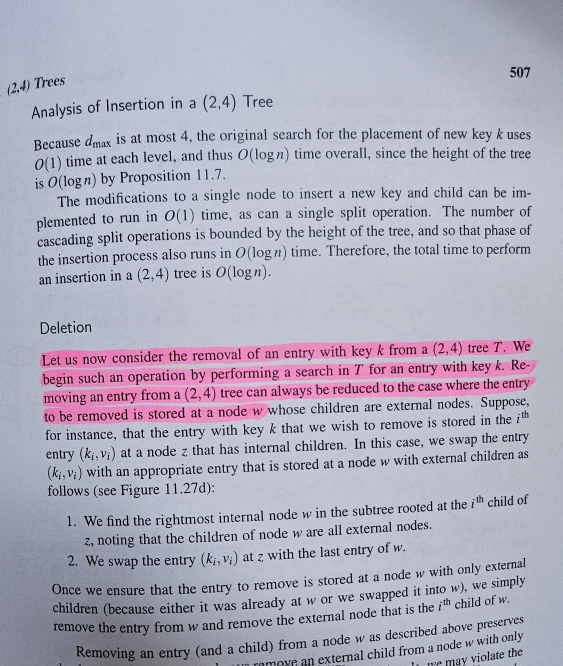
#> input picture input/pink.jpeg, 1126 x 1331 px (shown at 1/2 size)
$ python main.py input/pink.jpeg   (older library calls are emulated)
#> lines starting #> are read from the running program, lines starting #| are printed output that depends on the picture; after the words box and inside, x2 and y2 are one past the last pixel; in counts of white or black regions, pixels touching at a corner belong together
#> in main, img_orig is the input picture: shape (1331, 1126, 3); mean B, G, R 188.7, 171.7, 173.9
# TODO
# convert HEIC to JPG: https://stackoverflow.com/questions/54395735/how-to-work-with-heic-image-file-types-in-python

# Links
# pytesseract: https://github.com/madmaze/pytesseract
# config option: https://stackoverflow.com/questions/44619077/pytesseract-ocr-multiple-config-options
# contour detection: https://learnopencv.com/contour-detection-using-opencv-python-c/
# contour detecion: https://stackoverflow.com/questions/57258173/opencv-join-contours-when-rectangle-overlaps-another-rect
# contour shapes and area: https://docs.opencv.org/3.4/dd/d49/tutorial_py_contour_features.html
# https://stackoverflow.com/questions/55587820/how-to-get-the-only-min-area-rectangle-on-a-multiple-contours-image-with-cv2-min
# https://stackoverflow.com/questions/56829193/identifying-multiple-rectangles-and-draw-bounding-box-around-them-using-opencv
# https://michhar.github.io/masks_to_polygons_and_back/
# https://stackoverflow.com/questions/57282935/how-to-detect-area-of-pixels-with-the-same-color-using-opencv
# https://stackoverflow.com/questions/48477130/find-area-of-overlapping-rectangles-in-python-cv2-with-a-raw-list-of-points
# https://stackoverflow.com/questions/15424852/region-of-interest-opencv-python
# https://stackoverflow.com/questions/16538774/dealing-with-contours-and-bounding-rectangle-in-opencv-2-4-python-2-7
# https://stackoverflow.com/questions/43111029/how-to-find-the-average-colour-of-an-image-in-python-with-opencv
# https://www.freedomvc.com/index.php/2021/07/05/contours-and-hierarchy/
# https://www.pyimagesearch.com/2014/05/19/building-pokedex-python-comparing-shape-descriptors-opencv/
# https://stackoverflow.com/a/54734716/1967693
# https://docs.opencv.org/4.x/d9/d8b/tutorial_py_contours_hierarchy.html
# https://answers.opencv.org/question/25912/split-contours-into-many-small-rectangles/
# https://stackoverflow.com/questions/69214202/using-pytesseract-to-get-text-from-an-image
# https://stackoverflow.com/questions/60110313/opencv-thresholding-adaptive-to-different-lightning-conditions
# https://www.pyimagesearch.com/2021/05/12/adaptive-thresholding-with-opencv-cv2-adaptivethreshold/
# https://stackoverflow.com/questions/68107172/opencv-output-of-adaptive-threshold
# https://stackoverflow.com/questions/61461520/does-anyone-knows-the-meaning-of-output-of-image-to-data-image-to-osd-methods-o
# https://medium.com/geekculture/tesseract-ocr-understanding-the-contents-of-documents-beyond-their-text-a98704b7c655
# https://www.opcito.com/blogs/extracting-text-from-images-with-tesseract-ocr-opencv-and-python
# https://tesseract-ocr.github.io/tessdoc/ImproveQuality.html
# https://cvexplained.wordpress.com/2020/04/28/color-detection-hsv/
# https://realpython.com/python-opencv-color-spaces/
# https://medium.com/globant/maneuvering-color-mask-into-object-detection-fce61bf891d1
import pprint
import pytesseract
from pytesseract import Output
import cv2
import numpy as np
from collections import namedtuple
import re
from matplotlib import pyplot as plt

Rectangle = namedtuple('Rectangle', ['xmin', 'ymin', 'xmax', 'ymax'])
# Word = namedtuple('Word', ['level', 'page_num',
#                   'block_num', 'par_num', 'line_num', 'word_num', 'top', 'left', 'width', 'height', 'conf', 'text'])

# https://stackoverflow.com/questions/27152904/calculate-overlapped-area-between-two-rectangles


# Set path to Tesseract executable
pytesseract.pytesseract.tesseract_cmd = r'C:\Program Files\Tesseract-OCR\tesseract.exe'

class Levels:
    PAGE = 1
    BLOCK = 2
    PARAGRAPH = 3
    LINE = 4
    WORD = 5


# [12 lines left out: functions intersect_area, normalize_images, not called in this run]


def threshold_image(img_src):
    """Grayscale image and apply Otsu's threshold"""
    # Grayscale
    img_gray = cv2.cvtColor(img_src, cv2.COLOR_BGR2GRAY)
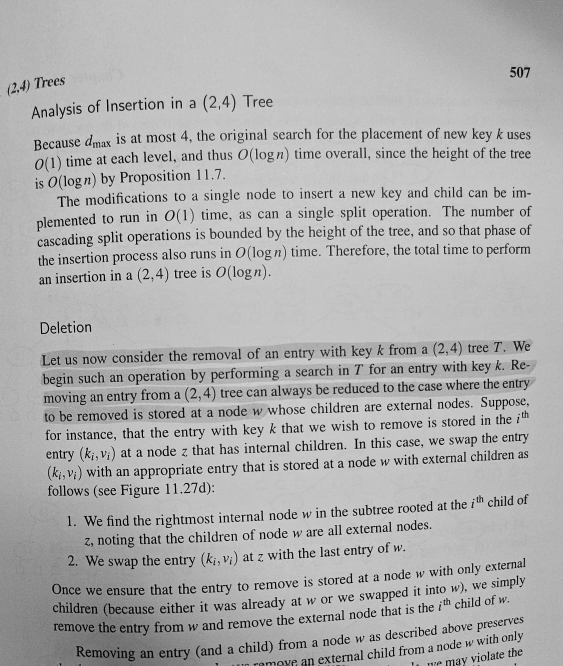
#> img_gray: shape (1331, 1126) (shown at 1/2 size); min 0, max 251, mean 174.4
    # Binarisation and Otsu's threshold
    _, img_thresh = cv2.threshold(
        img_gray, 0, 255, cv2.THRESH_BINARY + cv2.THRESH_OTSU)
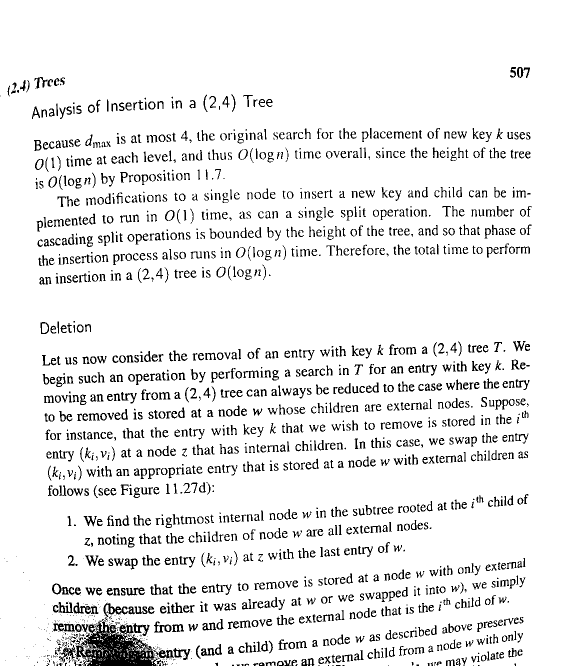
#> img_thresh: shape (1331, 1126) (shown at 1/2 size); 91.9% white; black in thin lines or dots, all inside (x1, y1, x2, y2) = (0, 134, 1063, 1331)

    return img_thresh, img_gray


# [262 lines left out: functions mask_image, apply_mask, denoise_image, draw_word_boundings, draw_contour_boundings, draw_contour_rectangles and 5 more, not called in this run]


def image_to_data(img_src):
    return pytesseract.image_to_data(
        img_src, lang='eng', config='--psm 6', output_type=Output.DICT)


def image_to_string(img_src):
    return pytesseract.image_to_string(
        img_src, lang='eng', config='--psm 6')

# [63 lines left out: function detect_highlights, not called in this run]


def main(args):
    img_input = str(args.img_input)

    # Load image
    img_orig = cv2.imread(img_input)

    # Grayscale and apply Otsu's threshold
    img_thresh, img_gray = threshold_image(img_orig)

    # get ocr data
    data_ocr = image_to_data(img_thresh)

    # yellow highlight colour range
    # hsv_lower = [22, 30, 30]
    # hsv_upper = [45, 255, 255]

    # # Color segmentation
    # img_mask, img_hsv = mask_image(
    #     img_orig, hsv_lower, hsv_upper)

    # # Noise reduction
    # img_mask_denoised = denoise_image(
    #     img_mask)

    img_mask_denoised = detect_highlights(img_orig)

    img_mask = img_mask_denoised

    img_hsv = cv2.cvtColor(img_orig, cv2.COLOR_BGR2HSV)

    # Apply mask on original image
    img_orig_masked = apply_mask(img_orig, img_mask=img_mask_denoised)

    # Apply mask on thresholded image
    img_thresh_masked = apply_mask(img_thresh, img_mask=img_mask_denoised)

    data_ocr = find_highlighted_words(
        img_mask_denoised, data_ocr, threshold_percentage=25)

    # Draw contour boundings and bounding boxes
    img_orig_bounding_contour, img_orig_bounding_box = draw_contour_boundings(img_orig, img_mask=img_mask_denoised)

    # Draw word boundings for highlighted words
    img_thresh_word_boundings = draw_word_boundings(img_thresh, data_ocr, highlighted_words=True)
    img_mask_word_boundings = draw_word_boundings(img_mask_denoised, data_ocr, highlighted_words=True)
    img_orig_word_boundings = draw_word_boundings(img_orig, data_ocr, highlighted_words=True)

    # draw all ocr rect
    img_orig_all_ocr = draw_word_boundings(img_orig.copy(), data_ocr)
    img_thresh_all_ocr = draw_word_boundings(img_thresh.copy(), data_ocr)

    img_orig_rects = draw_contour_rectangles(
        img_mask, img_orig.copy())

    img_orig_ocr = mark_highlighted_words(
        img_orig.copy(), data_ocr)


    string_ocr = pytesseract.image_to_string(
        img_thresh, lang='eng', config='--psm 6')

    print("\n\n")
    print(string_ocr)
    print("\n\n")

    str_highlight = words_to_string(data_ocr)
    print("\n\n")
    print(str_highlight)
    print("\n\n")

    # stack images
    # img_thresholding = np.concatenate(normalize_images(
    #     (
    #         img_orig,
    #         img_gray,
    #         img_thresh,
    #     )), axis=1)

    # img_contour_row = np.concatenate(normalize_images(
    #     (
    #         img_mask,
    #         img_orig_rects,
    #         img_orig_ocr,
    #         # img_orig_ocr,
    #         # img_orig_ocr
    #         # img_mask_contour_filled3,
    #         # img_mask_highlight3,
    #     )), axis=1)

    # img_grid = np.concatenate((img_ocr_row, img_contour_row), axis=0)

    height, width = img_orig.shape[:2]
    img_orig_all_text = np.zeros([height,width,3],dtype=np.uint8)
    img_orig_all_text.fill(255)
    string_ocr = string_ocr.replace("‘", "'")
    string_ocr = string_ocr.replace("’", "'")
    draw_text(img_orig_all_text, text=string_ocr, color=(0,0,0), outline_color=None, uv_top_left=(100,100), fontScale=1.5,thickness=2)

    img_orig_highlighted_text = np.zeros([height,width,3],dtype=np.uint8)
    img_orig_highlighted_text.fill(255)
    # string_ocr = string_ocr.replace("‘", "'")
    # string_ocr = string_ocr.replace("’", "'")
    draw_text(img_orig_highlighted_text, text=str_highlight, color=(0,0,0), outline_color=None, uv_top_left=(100,500), fontScale=1.5,thickness=2)


    img_thresholding = np.concatenate(normalize_images(
        (
            img_orig,
            img_gray,
            img_thresh,
        )), axis=1)

    # draw white line between images
    img_thresholding = draw_separation_lines(img_thresholding, images=3)
    cv2.imshow('thresholding', img_thresholding)
    cv2.imwrite("output/thresholding.png", img_thresholding)
    cv2.waitKey(0)

    img_extract_all = np.concatenate(normalize_images(
        (
            img_orig_all_ocr,
            img_orig_all_text,
        )), axis=1)

    img_extract_all = draw_separation_lines(img_extract_all, images=2)
    cv2.imshow('extract_all', img_extract_all)
    cv2.imwrite("output/extract_all.png", img_extract_all)
    cv2.waitKey(0)

    img_color_segmentation = np.concatenate(normalize_images(
        (
            img_orig,
            img_hsv,
            img_mask,

        )), axis=1)

    img_color_segmentation = draw_separation_lines(img_color_segmentation, images=3)
    cv2.imshow('img_color_segmentation', img_color_segmentation)
    cv2.imwrite("output/img_color_segmentation.png", img_color_segmentation)
    cv2.waitKey(0)

    img_noise_reduction = np.concatenate(normalize_images(
    (
        img_mask,
        img_mask_denoised

    )), axis=1)

    img_noise_reduction = draw_separation_lines(img_noise_reduction, images=2)
    cv2.imshow('img_noise_reduction', img_noise_reduction)
    cv2.imwrite("output/img_noise_reduction.png", img_noise_reduction)
    cv2.waitKey(0)

    img_orig_and_mask = np.concatenate(normalize_images(
    (
        img_orig_masked,
        img_thresh_masked

    )), axis=1)

    img_orig_and_mask = draw_separation_lines(img_orig_and_mask, images=2)
    cv2.imshow('img_orig_and_mask', img_orig_and_mask)
    cv2.imwrite("output/img_orig_and_mask.png", img_orig_and_mask)
    cv2.waitKey(0)

    img_contour_and_bounding = np.concatenate(normalize_images(
    (
        img_orig_bounding_contour,
        img_orig_bounding_box,

    )), axis=1)

    img_contour_and_bounding = draw_separation_lines(img_contour_and_bounding, images=2)
    cv2.imshow('img_contour_and_bounding', img_contour_and_bounding)
    cv2.imwrite("output/img_contour_and_bounding.png", img_contour_and_bounding)
    cv2.waitKey(0)

    img_final = np.concatenate(normalize_images(
    (
        img_mask_word_boundings,
        img_orig_word_boundings,
        img_orig_highlighted_text

    )), axis=1)

    img_final = draw_separation_lines(img_final, images=3)
    cv2.imshow('img_final', img_final)
    cv2.imwrite("output/img_final.png", img_final)
    cv2.waitKey(0)

    img_title = np.concatenate(normalize_images(
    (
        img_orig,
        img_orig_all_ocr,
        img_orig_bounding_contour,
        img_orig_word_boundings

    )), axis=1)

    img_title = draw_separation_lines(img_title, images=4)
    cv2.imshow('img_title', img_title)
    cv2.imwrite("output/img_title.png", img_title)
    cv2.waitKey(0)

if __name__ == "__main__":

    from argparse import ArgumentParser
    from pathlib import Path

    parser = ArgumentParser(description=__doc__)
    parser.add_argument('img_input', type=Path, help="Input image")
    args = parser.parse_args()
    main(args)
#> (the call stopped at in image_to_data, `return pytesseract.image_to_data( img_src, lang='eng', config='--psm 6..`: pytesseract is not available in this run)
